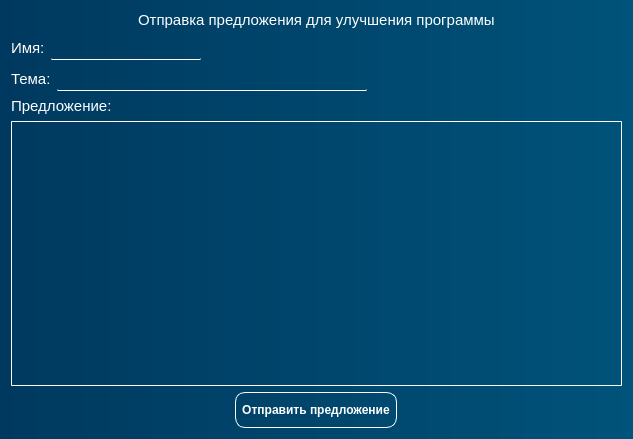
<?xml version="1.0" encoding="UTF-8"?>
<ui version="4.0">
 <class>DialogPredlog</class>
 <widget class="QDialog" name="DialogPredlog">
  <property name="geometry">
   <rect>
    <x>0</x>
    <y>0</y>
    <width>633</width>
    <height>439</height>
   </rect>
  </property>
  <property name="windowTitle">
   <string>Предложения по улучшению</string>
  </property>
  <property name="styleSheet">
   <string notr="true">color: white;
background-color: qlineargradient(spread:pad, x1:0, y1:0, x2:1, y2:0, stop:0 rgb(0, 57, 95), stop:1 rgb(0, 83, 122))</string>
  </property>
  <layout class="QVBoxLayout" name="verticalLayout">
   <item alignment="Qt::AlignmentFlag::AlignHCenter">
    <widget class="QLabel" name="label_8">
     <property name="font">
      <font>
       <pointsize>11</pointsize>
      </font>
     </property>
     <property name="styleSheet">
      <string notr="true">background: none;
border: none;

border-radius: none;</string>
     </property>
     <property name="text">
      <string>Отправка предложения для улучшения программы</string>
     </property>
    </widget>
   </item>
   <item>
    <layout class="QHBoxLayout" name="horizontalLayout">
     <item>
      <widget class="QLabel" name="label_6">
       <property name="font">
        <font>
         <pointsize>11</pointsize>
        </font>
       </property>
       <property name="styleSheet">
        <string notr="true">background: none;
border: none;

border-radius: none;</string>
       </property>
       <property name="text">
        <string>Имя:</string>
       </property>
      </widget>
     </item>
     <item alignment="Qt::AlignmentFlag::AlignHCenter">
      <widget class="QLineEdit" name="lineEdit">
       <property name="styleSheet">
        <string notr="true">QLineEdit {
	padding: 2 5 2 5;	
	border: none;
	border-bottom: 1px solid white;
	border-radius: 1px;
	background: rgba(255, 255, 255, 0);
	transition: color 0.3s ease;
	transition: border-bottom 0.4s ease;
	color: rgb(204, 204, 204);
	font-size: 11pt
}

QDoubleSpinBox:disabled {
	color: rgb(120, 106, 107);
	background: rgba(255, 255, 255, 20);
}

QDoubleSpinBox:hover {
	color: rgb(255, 255, 255)
}

QDoubleSpinBox:pressed {
	border-bottom: 1px solid white;
}
</string>
       </property>
      </widget>
     </item>
     <item>
      <spacer name="horizontalSpacer_2">
       <property name="orientation">
        <enum>Qt::Orientation::Horizontal</enum>
       </property>
       <property name="sizeHint" stdset="0">
        <size>
         <width>40</width>
         <height>20</height>
        </size>
       </property>
      </spacer>
     </item>
    </layout>
   </item>
   <item>
    <layout class="QHBoxLayout" name="horizontalLayout_2">
     <item>
      <widget class="QLabel" name="label_9">
       <property name="font">
        <font>
         <pointsize>11</pointsize>
        </font>
       </property>
       <property name="styleSheet">
        <string notr="true">background: none;
border: none;

border-radius: none;</string>
       </property>
       <property name="text">
        <string>Тема:</string>
       </property>
      </widget>
     </item>
     <item alignment="Qt::AlignmentFlag::AlignHCenter">
      <widget class="QLineEdit" name="lineEdit_2">
       <property name="styleSheet">
        <string notr="true">QLineEdit {
	padding: 2 5 2 5;	
	width: 300;
	border: none;
	border-bottom: 1px solid white;
	border-radius: 1px;
	background: rgba(255, 255, 255, 0);
	transition: color 0.3s ease;
	transition: border-bottom 0.4s ease;
	color: rgb(204, 204, 204);
	font-size: 11pt
}

QDoubleSpinBox:disabled {
	color: rgb(120, 106, 107);
	background: rgba(255, 255, 255, 20);
}

QDoubleSpinBox:hover {
	color: rgb(255, 255, 255)
}

QDoubleSpinBox:pressed {
	border-bottom: 1px solid white;
}
</string>
       </property>
      </widget>
     </item>
     <item>
      <spacer name="horizontalSpacer_3">
       <property name="orientation">
        <enum>Qt::Orientation::Horizontal</enum>
       </property>
       <property name="sizeHint" stdset="0">
        <size>
         <width>40</width>
         <height>20</height>
        </size>
       </property>
      </spacer>
     </item>
    </layout>
   </item>
   <item>
    <widget class="QLabel" name="label_7">
     <property name="font">
      <font>
       <pointsize>11</pointsize>
      </font>
     </property>
     <property name="styleSheet">
      <string notr="true">background: none;
border: none;

border-radius: none;</string>
     </property>
     <property name="text">
      <string>Предложение: </string>
     </property>
    </widget>
   </item>
   <item>
    <widget class="QTextEdit" name="textEdit">
     <property name="styleSheet">
      <string notr="true">QTextEdit {
	padding: 2 5 2 5;	
	border: none;
	border: 1px solid white;
	border-radius: 1px;
	background: rgba(255, 255, 255, 0);
	transition: color 0.3s ease;
	transition: border-bottom 0.4s ease;
	color: rgb(204, 204, 204);
	font-size: 11pt
}

QDoubleSpinBox:disabled {
	color: rgb(120, 106, 107);
	background: rgba(255, 255, 255, 20);
}

QDoubleSpinBox:hover {
	color: rgb(255, 255, 255)
}

QDoubleSpinBox:pressed {
	border-bottom: 1px solid white;
}
</string>
     </property>
    </widget>
   </item>
   <item alignment="Qt::AlignmentFlag::AlignHCenter">
    <widget class="QPushButton" name="btn_save_result_predlog">
     <property name="font">
      <font>
       <bold>true</bold>
      </font>
     </property>
     <property name="styleSheet">
      <string notr="true">QPushButton {
	border: 1px solid;
	border-color: white;
	border-radius: 10px;
	height: 30px;
	width: 150px;
	background-color: none;
	padding: 2 5 2 5
}
QPushButton:hover {
	background-color: rgb(0, 111, 171)
}
QPushButton:pressed {
	background-color: rgb(0, 53, 93)
}</string>
     </property>
     <property name="text">
      <string>Отправить предложение</string>
     </property>
    </widget>
   </item>
  </layout>
 </widget>
 <resources/>
 <connections/>
</ui>
